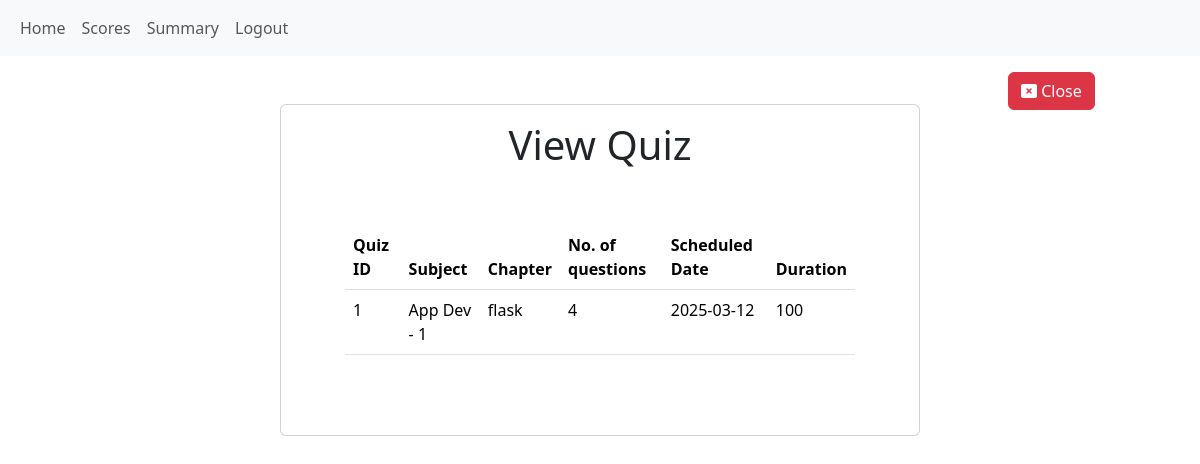
The app's page /user/view_quiz/1/1 (signed in) with its own data.
### application/models.py (models this page shows)
class Quiz(db.Model):
    quiz_id = db.Column(db.Integer, primary_key=True)
    chapter_id = db.Column(db.Integer, db.ForeignKey('chapter.chapter_id'))
    date_of_quiz = db.Column(db.Date)
    time_duration = db.Column(db.Integer, nullable=False)
    remarks = db.Column(db.Text)
    scores = db.relationship('Score', backref='quiz', lazy=True, cascade='all, delete-orphan')
    questions = db.relationship('Question', backref='quiz', lazy=True, cascade='all, delete-orphan')

class Subject(db.Model):
    subject_id = db.Column(db.Integer, primary_key=True)
    name = db.Column(db.String(64), unique=True)
    description = db.Column(db.String(256))
    chapters = db.relationship('Chapter', backref='subject', lazy=True, cascade='all, delete-orphan')

class Chapter(db.Model):
    chapter_id = db.Column(db.Integer, primary_key=True)
    subject_id = db.Column(db.Integer, db.ForeignKey('subject.subject_id'))
    name = db.Column(db.String(64), unique=True)
    description = db.Column(db.String(256))
    quizzes = db.relationship('Quiz', backref='chapter', lazy=True, cascade='all, delete-orphan')

### application/routes.py (the view)
@app.route("/user/view_quiz/<int:quiz_id>/<int:chapter_id>")
@auth_required
def view_quiz(quiz_id, chapter_id):
    user = User.query.get(session["user_id"])
    quiz = Quiz.query.get(quiz_id)
    chapter = Chapter.query.get(chapter_id)
    subject = Subject.query.filter_by(subject_id=Chapter.query.get(chapter_id).subject_id).first()
    questions = Question.query.all()
    return render_template("user_quiz/view.html", user=user, quiz=quiz,
                           chapter=chapter, subject=subject, questions=questions)

### application/routes.py (called while the page is built)
def auth_required(func):
    @wraps(func)
    def inner(*args, **kwargs):
        if "user_id" in session:
            return func(*args, **kwargs)
        else:
            flash("Please sign in first.")
            return redirect(url_for("signin"))
    return inner

### templates/user_quiz/view.html (shortened to what this page needs)
{% extends 'layout.html' %}
{% block content %}
<div class="row">
    <div class="col-2">
    </div>
    <div class="col-8">
        <div class="card m-5 p-3">
            <h1 class="d-flex justify-content-center">View Quiz</h1>
            <div class="d-flex justify-content-center m-5">
                <table class="table">
                    <thead>
                        <th>Quiz ID</th>
                        <th>Subject</th>
                        <th>Chapter</th>
                        <th>No. of questions</th>
                        <th>Scheduled Date</th>
                        <th>Duration</th>
                    </thead>
                    <tbody>
                        <tr>
                            <td>
                                {{ quiz.quiz_id }}
                            </td>
                            <td>
                                {{ subject.name }}
                            </td>
                            <td>
                                {{ chapter.name }}
                            </td>
                            <td>
                                {{ questions|count }}
                            </td>
                            <td>
                                {{ quiz.date_of_quiz }}
                            </td>
                            <td>
                                {{ quiz.time_duration }}
                            </td>
                        </tr>
                    </tbody>
                </table>
            </div>
        </div>
    </div>
    <div class="col-2">
        <a href="{{ url_for('user') }}" class="btn btn-danger btn-m m-3">
            <i class="fa fa-window-close" aria-hidden="true"></i>
            Close
        </a>
    </div>
</div>
{% endblock %}

### records on screen
Quiz: quiz_id "1", date_of_quiz "2025-03-12", time_duration "100"
Subject: name "App Dev - 1"
Chapter: name "flask"

### other values on screen
{{ questions|count }} "4"
